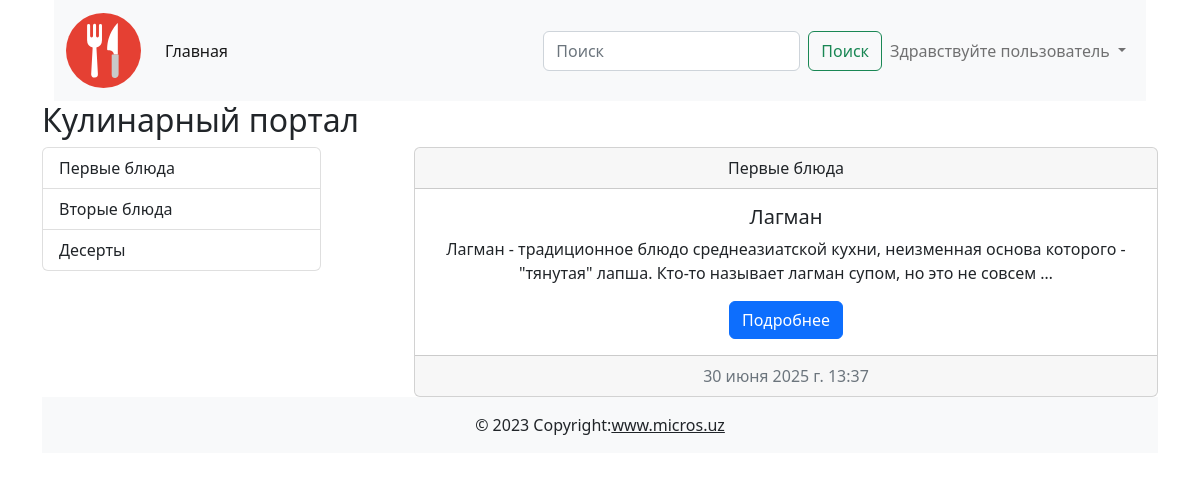
Page /category/1/ on the committed database.
### cooking/models.py (models this page shows, shortened)
class Category(models.Model):
	title = models.CharField(max_length=255, verbose_name='Название категории')
	def __str__(self):
		return self.title
	def get_absolute_url(self):
		return reverse("category_list", kwargs={"pk": self.pk})
	class Meta:
		verbose_name = 'Категория'
		verbose_name_plural = 'Категории'

class Post(models.Model):
	title = models.CharField(max_length=255, verbose_name='Заголовок статьи')
	content = models.TextField(default='Скоро тут будет статья...', verbose_name='Текст статьи')
	created_at = models.DateTimeField(auto_now_add=True, verbose_name='Дата создания')
	updated_at = models.DateTimeField(auto_now=True, verbose_name='Дата обновления')
	photo = models.ImageField(upload_to='images/', blank=True, null=True, verbose_name='Изображение')
	watched = models.IntegerField(default=0, verbose_name='Просмотры')
	is_published = models.BooleanField(default=True, verbose_name='Опубликовано')
	category = models.ForeignKey(Category, on_delete=models.CASCADE, verbose_name='Категория')
	def get_absolute_url(self):
		return reverse("post_detail", kwargs={"pk": self.pk})
	class Meta:
		verbose_name = 'Пост'
		verbose_name_plural = 'Посты'

### cooking/views.py (the view)
# urls.py: path('category/<int:pk>/', category_list, name='category_list'),
def category_list(request, pk):
	posts = Post.objects.filter(category_id=pk)
	context = {
		'title': posts[0].category,
		'posts': posts,
	}
	return render(request, 'cooking/index.html', context)

### cooking/templatetags/blog_tags.py (called while the page is built)
@register.simple_tag
def get_all_categories():
    from cooking.models import Category
    return Category.objects.all()

### cooking/templates/cooking/index.html
{% extends "base.html" %}
{% block main %}
<h2>Кулинарный портал</h2>
<div class="d-flex justify-content-between">
	<div class="col-3">
		 {% include "cooking/components/_category_buttons.html" %}
	</div>
	<div class="col-8">
		 {% for post in posts %}
		 		{% include "cooking/components/_post_list.html" %}
		 {% endfor %}
	</div>
</div>
{% endblock main %}

### cooking/templates/cooking/components/_category_buttons.html
{% load blog_tags %}
<div class="list-group">
	{% get_all_categories as categories %}
	{% for category in categories %}
		<a href="{{ category.get_absolute_url }}" class="list-group-item list-group-item-action">{{ category }}</a>
	{% endfor %}
</div>

### cooking/templates/cooking/components/_post_list.html
<div class="card text-center">
	<div class="card-header">{{ post.category }}</div>
	<div class="card-body">
		<h5 class="card-title">{{ post.title }}</h5>
		<p class="card-text">{{ post.content | truncatewords:20 }}</p>
		<a href="{{ post.get_absolute_url }}" class="btn btn-primary">Подробнее</a>
	</div>
	<div class="card-footer text-muted">{{post.created_at}}</div>
</div>

### rows in the picture
Category: title "Первые блюда"
Category: title "Вторые блюда"
Category: title "Десерты"
Post: category "Первые блюда", title "Лагман", content "Лагман - традиционное блюдо среднеазиатской кухни, неизменная основа которого - \"тянутая\" лапша. Кто-то называет лагман супом, но это не совсем …", created_at "30 июня 2025 г. 13:37"
